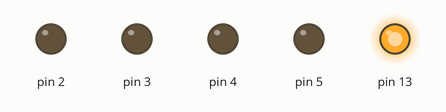
This sketch was run on a simulated Arduino Uno, built with avr-gcc and run on an emulated ATmega328P. On the bench: output pins drawn as LEDs (lit = HIGH).

Above: at 0.2 s.
At 1.2 s:
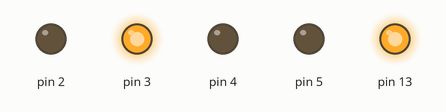
At 2.2 s:
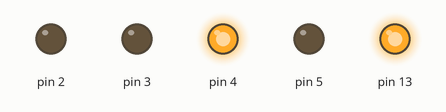
At 4.2 s:
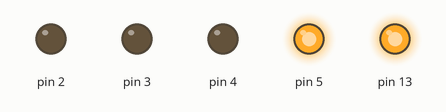
At 6.2 s:
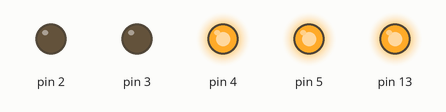
At 8.5 s:
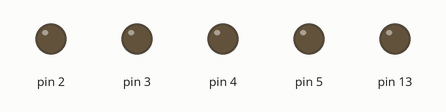
Timing chart, 0 to 11.7 s (numbered marks = the images above):
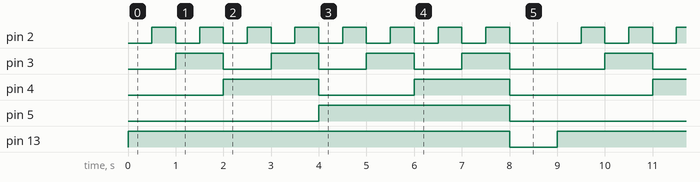

Measured:
- by itself, pin 2: repeats every 9.0 s: 7 × (LOW 0.50 s, HIGH 0.50 s), LOW 1.5 s, HIGH 0.50 s
- by itself, pin 3: repeats every 9.0 s: 3 × (LOW 1.0 s, HIGH 1.0 s), LOW 2.0 s, HIGH 1.0 s
- by itself, pin 4: repeats every 9.0 s: LOW 2.0 s, HIGH 2.0 s, LOW 3.0 s, HIGH 2.0 s
- by itself, pin 5: alternates HIGH for 4.0 s and LOW for 5.0 s
- by itself, pin 13: alternates HIGH for 8.0 s and LOW for 1.0 s

The sketch:

Binary_to_15_Decimal.ino
```cpp
int oneMag = 0;
int twoMag = 0;
int threeMag = 0;
int fourMag = 0;

void setup() {
  // put your setup code here, to run once:
pinMode(2,OUTPUT);
pinMode(3,OUTPUT);
pinMode(4,OUTPUT);
pinMode(5,OUTPUT);
pinMode(13,OUTPUT);

}

void loop() {
  // put your main code here, to run repeatedly:
digitalWrite(2, LOW);
digitalWrite(3, LOW);
digitalWrite(4, LOW);
digitalWrite(5, LOW);
digitalWrite(13, HIGH);

  for (int i=1; i <=16; i++) {

    delay(500);
    oneMag = oneMag + 1;

    if (oneMag == 2) {
      oneMag = 0;
      twoMag = twoMag + 1;
      if (twoMag == 2) {
        twoMag = 0;
        threeMag = threeMag + 1;
        if (threeMag == 2) {
          threeMag = 0;
          fourMag = fourMag + 1;
        }
      }
    }

    digitalWrite(2,oneMag);
    if (oneMag == 0) {
      digitalWrite(2,LOW);
    }
    else {
      digitalWrite(2,HIGH);
    }

    if (twoMag == 0) {
      digitalWrite(3,LOW);
    }
    else {
      digitalWrite(3,HIGH);
    }

    if (threeMag == 0) {
      digitalWrite(4,LOW);
    }
    else {
      digitalWrite(4,HIGH);
    }

    if (fourMag == 0) {
      digitalWrite(5,LOW);
    }
    else {
      digitalWrite(5,HIGH);
    }


  }


digitalWrite(13,LOW);
digitalWrite(5,LOW);
fourMag = 0;
delay(1000);
}
```
